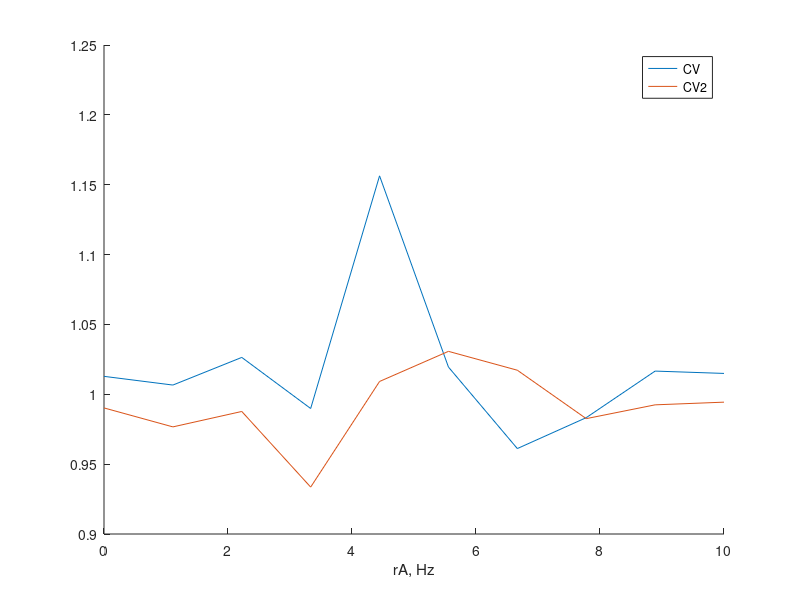

Write the MATLAB code that produced this figure.
% Calculate CV of Poisson spike train with periodic rate modulation
% vs. modulation amplitude

T = 50;
dt = 1*10^-3;

% Mean and amlitude of firing rate, modulation frequency (Hz)
r0 = 10;
rA_vals = linspace(0,10,10);
rf = 40;

tvec = [0:dt:T];
Nt = length(tvec);

CV = [];
CV2 = [];

for n = 1 : length(rA_vals)

	fprintf('%i / %i\n', n, length(rA_vals)); 

	% Firing rate dynamics
	rvec = r0 + rA_vals(n) * sin(2*pi*rf*tvec);

	% Spike train
	S = (rand(1,Nt) < (rvec*dt));
	st = tvec(S);

	% CV, CV2
	ISI = st(2:end) - st(1:end-1);
	CV(n) = std(ISI) / mean(ISI);
	q = 2 * abs(ISI(1:end-1) - ISI(2:end)) ./ (ISI(1:end-1) + ISI(2:end));
	CV2(n) = mean(q);

end

figure; hold on;
plot(rA_vals, CV);
plot(rA_vals, CV2);
xlabel('rA, Hz');
legend('CV', 'CV2');



